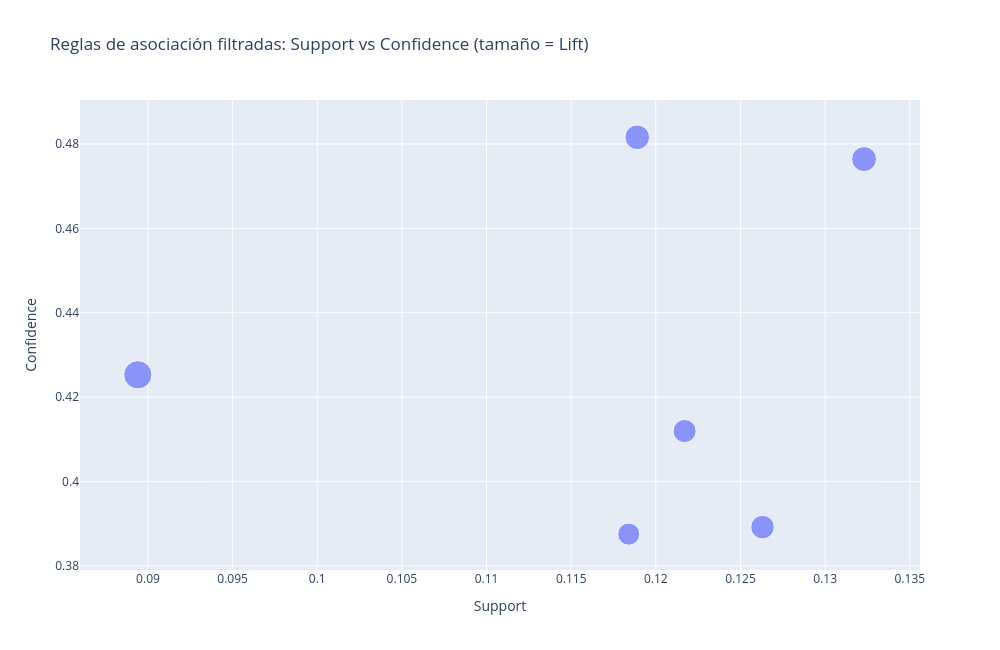

Notebook cell for this chart:
### Markdown cell above
## 3. Visualización interactiva de las reglas filtradas

### Code cell
import plotly.express as px

rules_filtered["regla"] = (
    rules_filtered["Producto A"]
    + " → "
    + rules_filtered["Producto B"]
)

fig = px.scatter(
    rules_filtered,
    x="Support",
    y="Confidence A->B",
    size="Lift A->B",
    hover_name="regla",
    hover_data={
        "Support": ":.3f",
        "Confidence A->B": ":.3f",
        "Lift A->B": ":.3f",
        "Producto A": True,
        "Producto B": True
    },
    title="Reglas de asociación filtradas: Support vs Confidence (tamaño = Lift)",
    labels={
        "Support": "Support",
        "Confidence A->B": "Confidence",
        "Lift A->B": "Lift"
    }
)

fig.update_layout(width=1000, height=650, hovermode="closest")
fig.show()

### Figure 1 — Plotly figure (JSON) as saved in the notebook; plotly's stock layout.template omitted (floating-point values rounded to 4 significant figures)
{"data": [{"customdata": [[1.945, "Pasta", "Salsa_Tomate"], [1.509, "Cereales", "Leche"], [1.484, "Mantequilla", "Pan"], [1.355, "Pan", "Queso"], [1.305, "Café", "Leche"], [1.194, "Huevos", "Pan"]], "hovertemplate": "<b>%{hovertext}</b><br><br>Support=%{x:.3f}<br>Confidence=%{y:.3f}<br>Lift=%{customdata[0]:.3f}<br>Producto A=%{customdata[1]}<br>Producto B=%{customdata[2]}<extra></extra>", "hovertext": ["Pasta → Salsa_Tomate", "Cereales → Leche", "Mantequilla → Pan", "Pan → Queso", "Café → Leche", "Huevos → Pan"], "legendgroup": "", "marker": {"color": "#636efa", "size": [1.945, 1.509, 1.484, 1.355, 1.305, 1.194], "sizemode": "area", "sizeref": 0.004862, "symbol": "circle"}, "mode": "markers", "name": "", "orientation": "v", "showlegend": false, "type": "scatter", "x": [0.0894, 0.1323, 0.1189, 0.1263, 0.1217, 0.1184], "xaxis": "x", "y": [0.4253, 0.4764, 0.4816, 0.3892, 0.412, 0.3876], "yaxis": "y"}], "layout": {"height": 650, "hovermode": "closest", "legend": {"itemsizing": "constant", "tracegroupgap": 0}, "title": {"text": "Reglas de asociación filtradas: Support vs Confidence (tamaño = Lift)"}, "width": 1000, "xaxis": {"anchor": "y", "domain": [0.0, 1.0], "title": {"text": "Support"}}, "yaxis": {"anchor": "x", "domain": [0.0, 1.0], "title": {"text": "Confidence"}}}}
